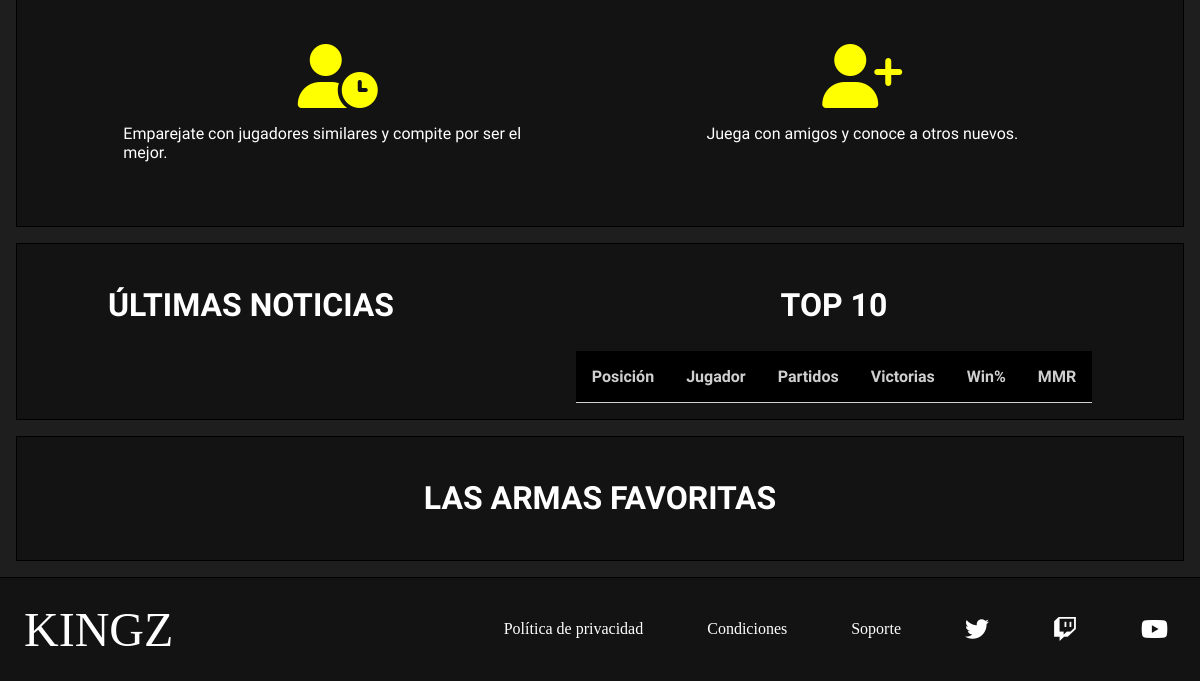
/ (lower part), run on an earlier commit of the app's database.
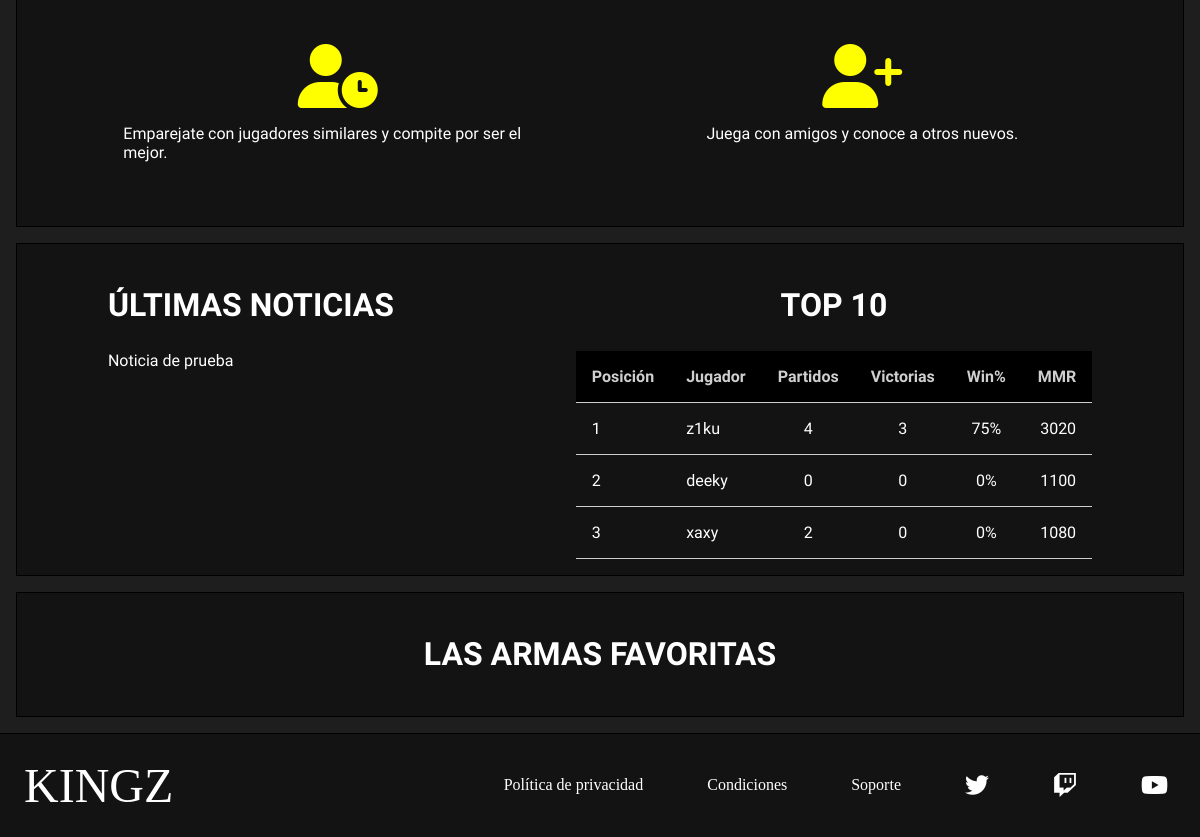
And on a later commit of the database.
### tables this page shows
CREATE TABLE `noticia` (
  `id` bigint(20) UNSIGNED NOT NULL,
  `titulo` varchar(50) NOT NULL,
  `texto` varchar(500) NOT NULL,
  `foto` varchar(50) NOT NULL,
  `fecha` date NOT NULL
);

CREATE TABLE `usuario` (
  `id` bigint(20) UNSIGNED NOT NULL,
  `nick` varchar(20) NOT NULL,
  `pass` varchar(100) NOT NULL,
  `correo` varchar(50) DEFAULT NULL,
  `foto` varchar(50) DEFAULT NULL,
  `mmr` int(5) UNSIGNED DEFAULT NULL,
  `estado` tinyint(1) UNSIGNED DEFAULT NULL,
  `en_partida` tinyint(1) UNSIGNED DEFAULT NULL,
  `buscando` tinyint(1) UNSIGNED DEFAULT NULL
);

### index.php (the view, shortened to what this page needs)
<?php
    require_once "php/funciones.php";
?>
<!DOCTYPE html>
<html lang="en">
<head>
    <link rel="stylesheet" href="css/estilos.css">
    <link rel="stylesheet" href="https://cdnjs.cloudflare.com/ajax/libs/font-awesome/6.2.0/css/all.min.css" />
</head>
<body>
    <main>
        <section id="bienvenida">
            <div class="div_wrapper">
                <article>
                    <i class="fa-solid fa-user-clock"></i>
                    <p>
                        Emparejate con jugadores similares y compite por ser el mejor.
                    </p>
                </article>
                <article>
                    <i class="fa-solid fa-user-plus"></i>
                    <p>
                        Juega con amigos y conoce a otros nuevos.
                    </p>
                </article>
            </div>
        </section>
        <section id="contendor_noticias_ranking">
            <div id="ultimas_noticias">
                <h2>ÚLTIMAS NOTICIAS</h2>
                <?php
                    $noticias=ultimas_noticias();
                    if($noticias!=null){
                        for($i=0;$i<count($noticias);$i++){
                            echo '<p><a href="php/noticia.php?id_noticia='.$noticias[$i]['id'].'">'.$noticias[$i]['titulo'].'</a></p>';
                        }
                    }
                ?>
            </div>
            <div id="mini_ranking">
                <h2>TOP 10</h2>
                <table>
                    <thead>
                        <tr>
                            <th>Posición</th>
                            <th>Jugador</th>
                            <th>Partidos</th>
                            <th>Victorias</th>
                            <th>Win%</th>
                            <th>MMR</th>
                        </tr>
                    </thead>
                    <tbody>
                        <?php
                            $jugadores=obtener_top10();
                            if($jugadores!=null){
                                for($i=0;$i<count($jugadores);$i++){
                                    $rank=obtener_rank_jugador($jugadores[$i]['id']);
                                    $partidas_totales=partidas_totales($jugadores[$i]['id']);
                                    $partidas_ganadas=partidas_ganadas($jugadores[$i]['id']);
                                    if($partidas_totales>0){
                                        $win_rate=($partidas_ganadas/$partidas_totales) * 100;
                                    }else{
                                        $win_rate=0;
                                    }
                                    $win_truncado = intval($win_rate);
                                    echo '<tr>
                                        <td>'.$rank.'</td>
                                        <td><a href="php/ver_perfil.php?id_player='.$jugadores[$i]['id'].'">'.$jugadores[$i]['nick'].'</a></td>
                                        <td>'.$partidas_totales.'</td>
                                        <td>'.$partidas_ganadas.'</td>
                                        <td>'.$win_truncado.'%</td>
                                        <td>'.$jugadores[$i]['mmr'].'</td>
                                    </tr>';
                                }
                            }
                        ?>
                    </tbody>
                </table>
            </div>
        </section>
        <section id="seccion_weapons">
            <h2>LAS ARMAS FAVORITAS</h2>
        </section>
    </main>
</body>
</html>

What changed in the data, as far as the page shows it:
added noticia: titulo "Noticia de prueba"
added usuario: id "1", nick "z1ku", partidas_totales "4", partidas_ganadas "3", win_truncado "75", mmr "3020"
added usuario: rank "2", nick "deeky", partidas_totales "0", partidas_ganadas "0", win_truncado "0", mmr "1100"
added usuario: rank "3", nick "xaxy", id "2", partidas_ganadas "0", win_truncado "0", mmr "1080"
